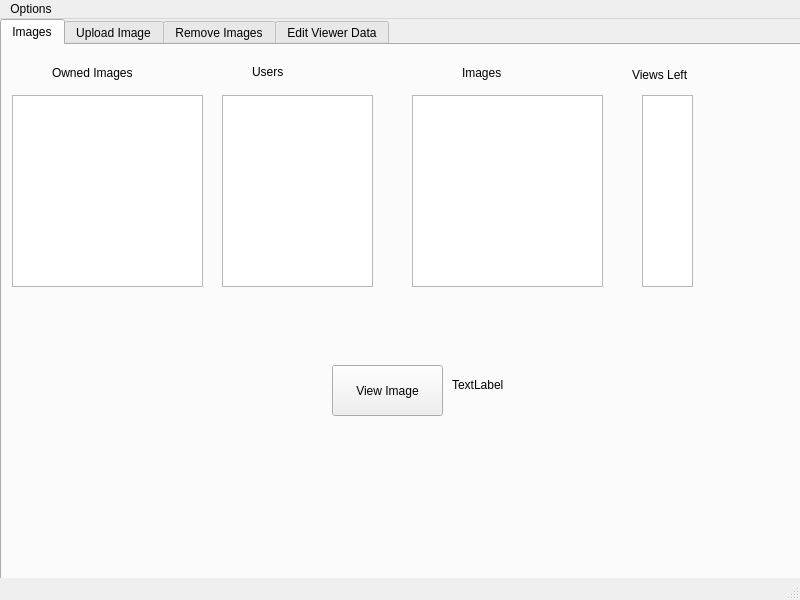
<?xml version="1.0" encoding="UTF-8"?>
<ui version="4.0">
 <class>AppWindow</class>
 <widget class="QMainWindow" name="AppWindow">
  <property name="geometry">
   <rect>
    <x>0</x>
    <y>0</y>
    <width>800</width>
    <height>600</height>
   </rect>
  </property>
  <property name="windowTitle">
   <string>MainWindow</string>
  </property>
  <widget class="QWidget" name="centralwidget">
   <widget class="QTabWidget" name="tabWidget">
    <property name="geometry">
     <rect>
      <x>0</x>
      <y>0</y>
      <width>1013</width>
      <height>561</height>
     </rect>
    </property>
    <property name="currentIndex">
     <number>0</number>
    </property>
    <widget class="QWidget" name="tab">
     <attribute name="title">
      <string>Images</string>
     </attribute>
     <widget class="QLabel" name="label_14">
      <property name="geometry">
       <rect>
        <x>460</x>
        <y>20</y>
        <width>101</width>
        <height>16</height>
       </rect>
      </property>
      <property name="text">
       <string>Images</string>
      </property>
     </widget>
     <widget class="QPushButton" name="pushButton_5">
      <property name="geometry">
       <rect>
        <x>330</x>
        <y>320</y>
        <width>111</width>
        <height>51</height>
       </rect>
      </property>
      <property name="text">
       <string>View Image</string>
      </property>
     </widget>
     <widget class="QListWidget" name="listWidget_6">
      <property name="geometry">
       <rect>
        <x>410</x>
        <y>50</y>
        <width>191</width>
        <height>192</height>
       </rect>
      </property>
     </widget>
     <widget class="QLabel" name="label_22">
      <property name="geometry">
       <rect>
        <x>630</x>
        <y>20</y>
        <width>71</width>
        <height>20</height>
       </rect>
      </property>
      <property name="text">
       <string>Views Left</string>
      </property>
     </widget>
     <widget class="QListWidget" name="listWidget_11">
      <property name="geometry">
       <rect>
        <x>640</x>
        <y>50</y>
        <width>51</width>
        <height>192</height>
       </rect>
      </property>
     </widget>
     <widget class="QListWidget" name="listWidget_12">
      <property name="geometry">
       <rect>
        <x>220</x>
        <y>50</y>
        <width>151</width>
        <height>192</height>
       </rect>
      </property>
     </widget>
     <widget class="QLabel" name="label_7">
      <property name="geometry">
       <rect>
        <x>250</x>
        <y>20</y>
        <width>59</width>
        <height>14</height>
       </rect>
      </property>
      <property name="text">
       <string>Users</string>
      </property>
     </widget>
     <widget class="QListWidget" name="listWidget_13">
      <property name="geometry">
       <rect>
        <x>10</x>
        <y>50</y>
        <width>191</width>
        <height>192</height>
       </rect>
      </property>
     </widget>
     <widget class="QLabel" name="label_23">
      <property name="geometry">
       <rect>
        <x>50</x>
        <y>20</y>
        <width>91</width>
        <height>16</height>
       </rect>
      </property>
      <property name="text">
       <string>Owned Images</string>
      </property>
     </widget>
     <widget class="QLabel" name="label_8">
      <property name="geometry">
       <rect>
        <x>450</x>
        <y>330</y>
        <width>241</width>
        <height>20</height>
       </rect>
      </property>
      <property name="text">
       <string>TextLabel</string>
      </property>
     </widget>
    </widget>
    <widget class="QWidget" name="tab_2">
     <attribute name="title">
      <string>Upload Image</string>
     </attribute>
     <widget class="QPushButton" name="pushButton">
      <property name="geometry">
       <rect>
        <x>260</x>
        <y>120</y>
        <width>80</width>
        <height>22</height>
       </rect>
      </property>
      <property name="text">
       <string>Add</string>
      </property>
     </widget>
     <widget class="QLabel" name="label_4">
      <property name="geometry">
       <rect>
        <x>90</x>
        <y>10</y>
        <width>111</width>
        <height>20</height>
       </rect>
      </property>
      <property name="text">
       <string>Share with users</string>
      </property>
     </widget>
     <widget class="QLabel" name="label_5">
      <property name="geometry">
       <rect>
        <x>410</x>
        <y>10</y>
        <width>59</width>
        <height>14</height>
       </rect>
      </property>
      <property name="text">
       <string>Users</string>
      </property>
     </widget>
     <widget class="QLabel" name="label_6">
      <property name="geometry">
       <rect>
        <x>700</x>
        <y>10</y>
        <width>71</width>
        <height>20</height>
       </rect>
      </property>
      <property name="text">
       <string>Max Views</string>
      </property>
     </widget>
     <widget class="QPushButton" name="pushButton_2">
      <property name="geometry">
       <rect>
        <x>340</x>
        <y>410</y>
        <width>91</width>
        <height>51</height>
       </rect>
      </property>
      <property name="text">
       <string>Upload</string>
      </property>
     </widget>
     <widget class="QListWidget" name="listWidget">
      <property name="geometry">
       <rect>
        <x>50</x>
        <y>40</y>
        <width>191</width>
        <height>192</height>
       </rect>
      </property>
     </widget>
     <widget class="QListWidget" name="listWidget_7">
      <property name="geometry">
       <rect>
        <x>360</x>
        <y>40</y>
        <width>151</width>
        <height>192</height>
       </rect>
      </property>
     </widget>
     <widget class="QListWidget" name="listWidget_8">
      <property name="geometry">
       <rect>
        <x>710</x>
        <y>40</y>
        <width>51</width>
        <height>192</height>
       </rect>
      </property>
     </widget>
     <widget class="QPushButton" name="pushButton_13">
      <property name="geometry">
       <rect>
        <x>390</x>
        <y>250</y>
        <width>80</width>
        <height>22</height>
       </rect>
      </property>
      <property name="text">
       <string>Remove</string>
      </property>
     </widget>
     <widget class="QPushButton" name="pushButton_14">
      <property name="geometry">
       <rect>
        <x>700</x>
        <y>250</y>
        <width>80</width>
        <height>22</height>
       </rect>
      </property>
      <property name="text">
       <string>Remove</string>
      </property>
     </widget>
     <widget class="QLabel" name="label_3">
      <property name="geometry">
       <rect>
        <x>460</x>
        <y>430</y>
        <width>321</width>
        <height>20</height>
       </rect>
      </property>
      <property name="text">
       <string>TextLabel</string>
      </property>
     </widget>
     <widget class="QWidget" name="layoutWidget">
      <property name="geometry">
       <rect>
        <x>530</x>
        <y>120</y>
        <width>161</width>
        <height>24</height>
       </rect>
      </property>
      <layout class="QHBoxLayout" name="horizontalLayout">
       <item>
        <widget class="QPushButton" name="pushButton_12">
         <property name="text">
          <string>Add View Count</string>
         </property>
        </widget>
       </item>
       <item>
        <widget class="QLineEdit" name="lineEdit_3"/>
       </item>
      </layout>
     </widget>
     <widget class="QWidget" name="layoutWidget">
      <property name="geometry">
       <rect>
        <x>230</x>
        <y>310</y>
        <width>281</width>
        <height>24</height>
       </rect>
      </property>
      <layout class="QHBoxLayout" name="horizontalLayout_2">
       <item>
        <widget class="QLabel" name="label">
         <property name="text">
          <string>Image Name</string>
         </property>
        </widget>
       </item>
       <item>
        <widget class="QLineEdit" name="lineEdit"/>
       </item>
      </layout>
     </widget>
     <widget class="QWidget" name="layoutWidget">
      <property name="geometry">
       <rect>
        <x>230</x>
        <y>350</y>
        <width>321</width>
        <height>24</height>
       </rect>
      </property>
      <layout class="QHBoxLayout" name="horizontalLayout_3">
       <item>
        <widget class="QLabel" name="label_2">
         <property name="text">
          <string>Image Path</string>
         </property>
        </widget>
       </item>
       <item>
        <widget class="QLineEdit" name="lineEdit_2"/>
       </item>
      </layout>
     </widget>
     <zorder>layoutWidget</zorder>
     <zorder>layoutWidget</zorder>
     <zorder>layoutWidget</zorder>
     <zorder>pushButton</zorder>
     <zorder>label_4</zorder>
     <zorder>label_5</zorder>
     <zorder>label_6</zorder>
     <zorder>pushButton_2</zorder>
     <zorder>listWidget</zorder>
     <zorder>listWidget_7</zorder>
     <zorder>listWidget_8</zorder>
     <zorder>pushButton_13</zorder>
     <zorder>pushButton_14</zorder>
     <zorder>label_3</zorder>
    </widget>
    <widget class="QWidget" name="tab_3">
     <attribute name="title">
      <string>Remove Images</string>
     </attribute>
     <widget class="QPushButton" name="pushButton_6">
      <property name="geometry">
       <rect>
        <x>340</x>
        <y>140</y>
        <width>80</width>
        <height>22</height>
       </rect>
      </property>
      <property name="text">
       <string>Add</string>
      </property>
     </widget>
     <widget class="QLabel" name="label_15">
      <property name="geometry">
       <rect>
        <x>180</x>
        <y>30</y>
        <width>59</width>
        <height>14</height>
       </rect>
      </property>
      <property name="text">
       <string>Images</string>
      </property>
     </widget>
     <widget class="QLabel" name="label_16">
      <property name="geometry">
       <rect>
        <x>440</x>
        <y>30</y>
        <width>101</width>
        <height>20</height>
       </rect>
      </property>
      <property name="text">
       <string>To be removed</string>
      </property>
     </widget>
     <widget class="QPushButton" name="pushButton_7">
      <property name="geometry">
       <rect>
        <x>330</x>
        <y>330</y>
        <width>101</width>
        <height>51</height>
       </rect>
      </property>
      <property name="text">
       <string>Remove Images</string>
      </property>
     </widget>
     <widget class="QListWidget" name="listWidget_2">
      <property name="geometry">
       <rect>
        <x>120</x>
        <y>60</y>
        <width>201</width>
        <height>192</height>
       </rect>
      </property>
     </widget>
     <widget class="QListWidget" name="listWidget_9">
      <property name="geometry">
       <rect>
        <x>440</x>
        <y>60</y>
        <width>201</width>
        <height>192</height>
       </rect>
      </property>
     </widget>
     <widget class="QPushButton" name="pushButton_3">
      <property name="geometry">
       <rect>
        <x>500</x>
        <y>260</y>
        <width>80</width>
        <height>22</height>
       </rect>
      </property>
      <property name="text">
       <string>Remove</string>
      </property>
     </widget>
     <widget class="QLabel" name="label_9">
      <property name="geometry">
       <rect>
        <x>280</x>
        <y>410</y>
        <width>251</width>
        <height>41</height>
       </rect>
      </property>
      <property name="text">
       <string>TextLabel</string>
      </property>
     </widget>
    </widget>
    <widget class="QWidget" name="tab_7">
     <attribute name="title">
      <string>Edit Viewer Data</string>
     </attribute>
     <widget class="QPushButton" name="pushButton_8">
      <property name="geometry">
       <rect>
        <x>360</x>
        <y>150</y>
        <width>80</width>
        <height>22</height>
       </rect>
      </property>
      <property name="text">
       <string>Add User</string>
      </property>
     </widget>
     <widget class="QWidget" name="layoutWidget_5">
      <property name="geometry">
       <rect>
        <x>320</x>
        <y>100</y>
        <width>121</width>
        <height>24</height>
       </rect>
      </property>
      <layout class="QHBoxLayout" name="horizontalLayout_8">
       <item>
        <widget class="QLabel" name="label_17">
         <property name="text">
          <string>View Count</string>
         </property>
        </widget>
       </item>
       <item>
        <widget class="QLineEdit" name="lineEdit_8"/>
       </item>
      </layout>
     </widget>
     <widget class="QLabel" name="label_18">
      <property name="geometry">
       <rect>
        <x>120</x>
        <y>250</y>
        <width>59</width>
        <height>14</height>
       </rect>
      </property>
      <property name="text">
       <string>Images</string>
      </property>
     </widget>
     <widget class="QLabel" name="label_19">
      <property name="geometry">
       <rect>
        <x>260</x>
        <y>250</y>
        <width>101</width>
        <height>20</height>
       </rect>
      </property>
      <property name="text">
       <string>Allowed Viewers</string>
      </property>
     </widget>
     <widget class="QLabel" name="label_20">
      <property name="geometry">
       <rect>
        <x>210</x>
        <y>20</y>
        <width>59</width>
        <height>14</height>
       </rect>
      </property>
      <property name="text">
       <string>All Users</string>
      </property>
     </widget>
     <widget class="QListWidget" name="listWidget_3">
      <property name="geometry">
       <rect>
        <x>185</x>
        <y>40</y>
        <width>121</width>
        <height>192</height>
       </rect>
      </property>
     </widget>
     <widget class="QListWidget" name="listWidget_4">
      <property name="geometry">
       <rect>
        <x>80</x>
        <y>280</y>
        <width>151</width>
        <height>192</height>
       </rect>
      </property>
     </widget>
     <widget class="QListWidget" name="listWidget_5">
      <property name="geometry">
       <rect>
        <x>240</x>
        <y>280</y>
        <width>141</width>
        <height>192</height>
       </rect>
      </property>
     </widget>
     <widget class="QListWidget" name="listWidget_10">
      <property name="geometry">
       <rect>
        <x>570</x>
        <y>280</y>
        <width>51</width>
        <height>192</height>
       </rect>
      </property>
     </widget>
     <widget class="QPushButton" name="pushButton_16">
      <property name="geometry">
       <rect>
        <x>270</x>
        <y>490</y>
        <width>80</width>
        <height>22</height>
       </rect>
      </property>
      <property name="text">
       <string>Remove</string>
      </property>
     </widget>
     <widget class="QLabel" name="label_21">
      <property name="geometry">
       <rect>
        <x>560</x>
        <y>250</y>
        <width>71</width>
        <height>20</height>
       </rect>
      </property>
      <property name="text">
       <string>Max Views</string>
      </property>
     </widget>
     <widget class="QWidget" name="layoutWidget">
      <property name="geometry">
       <rect>
        <x>390</x>
        <y>360</y>
        <width>171</width>
        <height>24</height>
       </rect>
      </property>
      <layout class="QHBoxLayout" name="horizontalLayout_9">
       <item>
        <widget class="QPushButton" name="pushButton_11">
         <property name="text">
          <string>Change View Count</string>
         </property>
        </widget>
       </item>
       <item>
        <widget class="QLineEdit" name="lineEdit_9"/>
       </item>
      </layout>
     </widget>
     <widget class="QLabel" name="label_10">
      <property name="geometry">
       <rect>
        <x>520</x>
        <y>120</y>
        <width>231</width>
        <height>41</height>
       </rect>
      </property>
      <property name="text">
       <string>TextLabel</string>
      </property>
     </widget>
    </widget>
   </widget>
  </widget>
  <widget class="QMenuBar" name="menubar">
   <property name="geometry">
    <rect>
     <x>0</x>
     <y>0</y>
     <width>800</width>
     <height>19</height>
    </rect>
   </property>
   <widget class="QMenu" name="menuOptions">
    <property name="title">
     <string>Options</string>
    </property>
   </widget>
   <addaction name="menuOptions"/>
  </widget>
  <widget class="QStatusBar" name="statusbar"/>
 </widget>
 <resources/>
 <connections/>
</ui>
